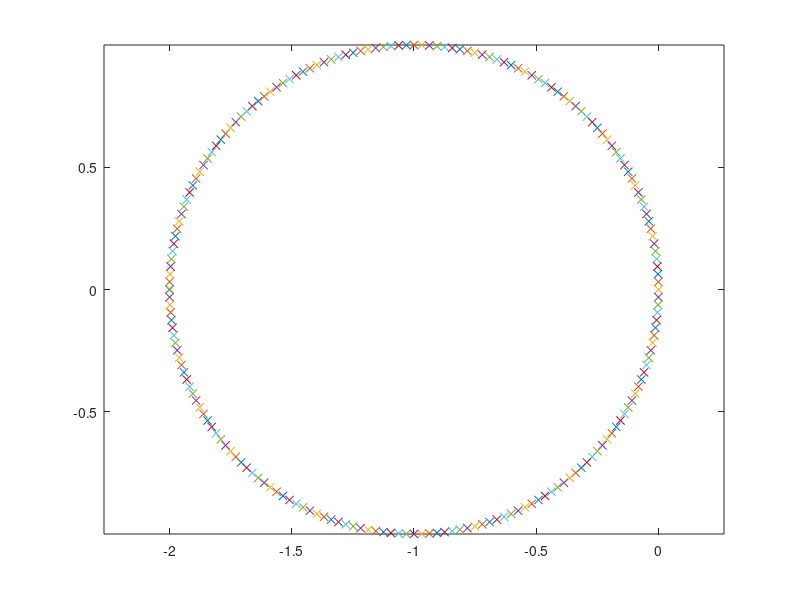
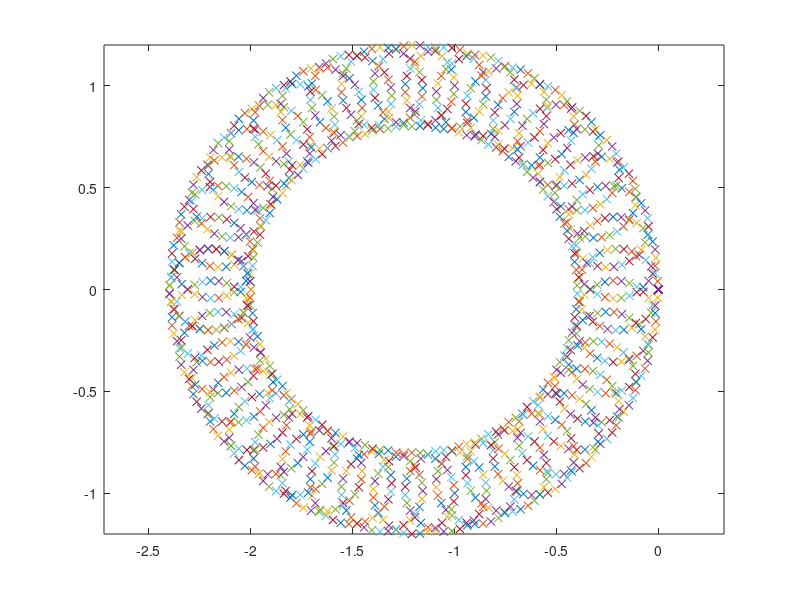

MATLAB code for these plots, in order: (Note: this script raises an error after producing the figures.)
clc
clear
close all


%%%%%%%%%%% 1D Wave Equation %%%%%%%%%%%%%%%
figure

a = 1.0;
dx = 1.0;
adis = 1.0;

for k=-pi:pi/100:pi
  ddx = 1i*sin(k*dx)/dx;
  d2dx = -(2-2*cos(k*dx))/dx^2;
  
  % du/dt = -(a du/dx -adis*|a|/2 d^2u/dx^2)
  rhs = -(a*ddx-adis*abs(a)/2*d2dx);
  
  [V,E] = eig(rhs);
  
  plot(real(E),imag(E),'x')
  hold on
end
axis equal





%% %%%%%%%%%%%%%%%%% 2D Wave Equation %%%%%%%%%%%%%%%%%%%
figure

ax = 1.0;
ay = 0.2;

dx = 1.0;
dy = 1.0;

y = 0:dy:30;
Ny = length(y);

adis = 1.0;

for k = -pi:pi/20:pi
  ddx = 1i*sin(k*dx)/dx;
  d2dx = -(2-2*cos(k*dx))/dx^2;
  
  % du/dt = -(ax du/dx -adis*|ax|/2 d^2u/dx^2 -(ay du/dy -adis*|ay|/2 d^2u/dy^2 )
  % (u_{j+1} - u_{j-1})/(2*dy) + adis|ay|/2 (u_{j+1}-2u_{j}+u_{j-1})/dy^2
  rhsp1 = -ay/(2*dy) + (adis*abs(ay)/2)/dy^2;
  rhs = -(ax*ddx-adis*abs(ax)/2*d2dx) - 2*(adis*abs(ay)/2)/dy^2;
  rhsm1 = ay/(2*dy) + (adis*abs(ay)/2)/dy^2;
  Mat = diag(rhs*ones(1,Ny)) + diag(rhsp1*ones(1,Ny-1),1) + diag(rhsm1*ones(1,Ny-1),-1);
  
  % Periodic BC's
  Mat(1,end) = rhsm1;
  Mat(end,1) = rhsp1;
  
  [V,E] = eig(Mat);
  
  plot(real(E),imag(E),'x')
  hold on
end
axis equal





%% %%%%%%%%%%%%%% 1D Euler Equations %%%%%%%%%%%%%%%%%%%%
figure

dx = 1.0;
adis = 1.0;

syms w1 w2 w3 ws gam real
F = [w2;
     w2^2/w1+(gam-1)*(w3-1/2*w2^2/w1);
     w2/w1*(w3+(gam-1)*(w3-1/2*w2^2/w1))];
J = jacobian(F,[w1,w2,w3]);
syms rho u c
A = subs(J,[w1,w2,w3],[rho,rho*u,rho*(c^2/(gam*(gam-1))+1/2*u^2)]);
A = simplify(A);
[V,E] = eig(A);

gam = 1.4;
P0 = 1.015e5; % Pa
T0 = 300; % K
Rbar = 8314; % j/(kmol K)
MW = 28.9;
R = Rbar/MW;
c = sqrt(gam*R*T0);
rho = P0/(R*T0);
e0 = R*T0/(gam-1);
u = 0.1*c;

A = double(subs(A));
V = double(subs(V));
E = double(subs(E));

absA = V*abs(E)*inv(V);


for k=-pi:pi/100:pi
  ddx = 1i*sin(k*dx)/dx;
  d2dx = -(2-2*cos(k*dx))/dx^2;
  
  % du/dt = -(a du/dx -adis*|a|/2 d^2u/dx^2)
  rhs = -(A*ddx-adis*absA/2*d2dx);
  
  [V,E] = eig(rhs);
  
  plot(real(E),imag(E),'x')
  hold on
end
title('1D Euler Eigenvalues')
xlabel('Re')
ylabel('Im')
axis equal






%% %%%%%%%%%%%%%% 2D Euler Equations %%%%%%%%%%%%%%%%%%%%%%
% Conservative variable w = rho, rho u, rho v, rho E
figure

syms w1 w2 w3 w4 positive;
syms gam positive;
e = [w2;
     w2^2/w1+(gam-1)*(w4-1/2*(w2^2+w3^2)/w1);
     w2*w3/w1;
     w2/w1*(w4+(gam-1)*(w4-1/2*(w2^2+w3^2)/w1))];
f = [w3;
     w2*w3/w1;
     w3^2/w1+(gam-1)*(w4-1/2*(w2^2+w3^2)/w1);
     w3/w1*(w4+(gam-1)*(w4-1/2*(w2^2+w3^2)/w1))];
 
numVar = length(e);

Ae = jacobian(e,[w1,w2,w3,w4]);
Af = jacobian(f,[w1,w2,w3,w4]);
syms rho u v gam c positive
Ae = subs(Ae,{w1,w2,w3,w4},{rho,rho*u,rho*v,rho*(c^2/(gam*(gam-1)) +1/2*(u^2+v^2))});
Af = subs(Af,{w1,w2,w3,w4},{rho,rho*u,rho*v,rho*(c^2/(gam*(gam-1)) +1/2*(u^2+v^2))});

[Ve,Ee] = eig(Ae);
[Vf,Ef] = eig(Af);

gam = 1.4;
P0 = 1.015e5; % Pa
T0 = 300; % K
Rbar = 8314; % j/(kmol K)
MW = 28.9;
R = Rbar/MW;
c = sqrt(gam*R*T0);
rho = P0/(R*T0);
e0 = R*T0/(gam-1);
u = 4*c;
v = -0.7*c;

Ae = double(subs(Ae));
Ve = double(subs(Ve));
Ee = double(subs(Ee));
Af = double(subs(Af));
Vf = double(subs(Vf));
Ef = double(subs(Ef));

absAe = Ve*abs(Ee)*inv(Ve);
absAf = Vf*abs(Ef)*inv(Vf);

dx = 1.0;
dy = .5;
y = 0:dy:10;
Ny = length(y);
adis = 1.0;

% for k = pi/30
for k = -pi:pi/30:pi

  ddx = 1i*sin(k*dx)/dx;
  d2dx = -(2-2*cos(k*dx))/dx^2;
  
  % du/dt = -(ax du/dx -adis*|ax|/2 d^2u/dx^2) -(ay du/dy -adis*|ay|/2 d^2u/dy^2 )
  % (u_{j+1} - u_{j-1})/(2*dy) + adis|ay|/2 (u_{j+1}-2u_{j}+u_{j-1})/dy^2
  
  rhsp1 = -Af/(2*dy) + (adis*absAf/2)/dy^2;
  rhs = -(Ae*ddx-adis*absAe/2*d2dx) - 2*(adis*absAf/2)/dy^2;
  rhsm1 = Af/(2*dy) + (adis*absAf/2)/dy^2;
  
  Mat = full(blktridiag(rhs,rhsm1,rhsp1,Ny));
  
  % Periodic BC's
  Mat(1:numVar,end-numVar+1:end) = rhsm1;
  Mat(end-numVar+1:end,1:numVar) = rhsp1;
  
  [V,E] = eig(Mat);
  
  plot(real(E),imag(E),'x')
  hold on
end
title('2D Euler Eigenvalues')
xlabel('Re')
ylabel('Im')
axis equal






%% %%%%%%%%%%%%%% 2D Euler Equations With Shock On Top Boundary %%%%%%%%%%%%%%%%%%%%%%
% Conservative variable w = rho, rho u, rho v, rho E
clear
figure

syms w1 w2 w3 w4 positive;
syms gam positive;
e = [w2;
     w2^2/w1+(gam-1)*(w4-1/2*(w2^2+w3^2)/w1);
     w2*w3/w1;
     w2/w1*(w4+(gam-1)*(w4-1/2*(w2^2+w3^2)/w1))];
f = [w3;
     w2*w3/w1;
     w3^2/w1+(gam-1)*(w4-1/2*(w2^2+w3^2)/w1);
     w3/w1*(w4+(gam-1)*(w4-1/2*(w2^2+w3^2)/w1))];
w = [w1; w2; w3; w4];
 
numVar = length(e);

Ae = jacobian(e,[w1,w2,w3,w4]);
Af = jacobian(f,[w1,w2,w3,w4]);
syms rho1 u v gam c1 positive
Ae = subs(Ae,{w1,w2,w3,w4},{rho1,rho1*u,rho1*v,rho1*(c1^2/(gam*(gam-1)) +1/2*(u^2+v^2))});
Af = subs(Af,{w1,w2,w3,w4},{rho1,rho1*u,rho1*v,rho1*(c1^2/(gam*(gam-1)) +1/2*(u^2+v^2))});
w = subs(w,{w1,w2,w3,w4},{rho1,rho1*u,rho1*v,rho1*(c1^2/(gam*(gam-1)) +1/2*(u^2+v^2))});
eEval = subs(e,{w1,w2,w3,w4},{rho1,rho1*u,rho1*v,rho1*(c1^2/(gam*(gam-1)) +1/2*(u^2+v^2))});

[Ve,Ee] = eig(Ae);
[Vf,Ef] = eig(Af);

gam = 1.4;
MW = 28.9;
Rbar = 8314; % j/(kmol K)
R = Rbar/MW;

% upstream properties
Ms = 2;
P0 = 1.197e3; % Pa
T0 = 250; % K
rho0 = P0/(R*T0);
e0 = R*T0/(gam-1);
c0 = sqrt(gam*R*T0);

% downstream properties
P1 = P0*(2*gam*Ms^2-(gam-1))/(gam+1);
T1 = T0*((2*gam*Ms^2 - (gam-1)) * ((gam-1)*Ms^2+2) / ((gam+1)^2*Ms^2));
rho1 = P1/(R*T1);
e1 = R*T1/(gam-1);
c1 = sqrt(gam*R*T1);

% downstream velocities
u = c1 * 4;
v = c1 * -0.7;

Ae = double(subs(Ae));
Ve = double(subs(Ve));
Ee = double(subs(Ee));
Af = double(subs(Af));
Vf = double(subs(Vf));
Ef = double(subs(Ef));
w = double(subs(w));
eEval = double(subs(eEval));

absAe = Ve*abs(Ee)*inv(Ve);
absAf = Vf*abs(Ef)*inv(Vf);

dx = 1.0;
dy = 0.5;
y = 0:dy:10;
Ny = length(y);
adis = 1.0;

% 0 for central diff or 1 for upwind
FDswitch = 1;

% for k = -pi/30:pi/15:pi/30
for k = -pi:pi/20:pi
    
    ddx = 1i*sin(k*dx)/dx;
    d2dx = -(2-2*cos(k*dx))/dx^2;

    % du/dt = -(ax du/dx -adis*|ax|/2 d^2u/dx^2) -(ay du/dy -adis*|ay|/2 d^2u/dy^2 )
    % (u_{j+1} - u_{j-1})/(2*dy) + adis|ay|/2 (u_{j+1}-2u_{j}+u_{j-1})/dy^2

    % interior
    rhsp1 = -Af/(2*dy) + (adis*absAf/2)/dy^2;
    rhs = -(Ae*ddx-adis*absAe/2*d2dx) - 2*(adis*absAf/2)/dy^2;
    rhsm1 = Af/(2*dy) + (adis*absAf/2)/dy^2;
    Mat = full(blktridiag(rhs,rhsm1,rhsp1,Ny));
    Mat(end-numVar+1:end,:) = 0; % zeros bottom entries for shock boundary

    % Moving shock BC on top
    wRHSM1 = 1/(4*dy)*(Af+absAf);
    wRHS = -1/2*(Ae*ddx-adis*absAe/2*d2dx) + 1/(4*dy)*(Af-absAf);
    %   rhsp1 = zeros(numVar);

    Mat(end-numVar+1:end,end-numVar+1:end) = wRHS;
    Mat(end-numVar+1:end,end-2*numVar+1:end-numVar) = wRHSM1;
    %   Mat(end-numVar+1:end,numVar+1:2*numVar) = wRHSP1;
    
    if FDswitch == 0
        % central difference
        ddx_y = 1i*sin(k*dx)/dx;
%         d2dx = -(2-2*cos(k*dx))/dx^2;
    elseif FDswitch == 1
        % upwind (backward difference)
        ddx_y = (1i*sin(k*dx) - cos(k*dx) + 1)/dx;
%         d2dx = (1i*(2*sin(k*dx)-sin(2*k*dx)) - 2*cos(k*dx)+cos(2*k*dx) + 1)/dx^2;
    end
    
    % for y'
    yRHS = -(eEval/dy+u*w/(2*dx*dy))*ddx_y;
    Mat((Ny-1)*numVar+1:Ny*numVar, Ny*numVar+1) = yRHS;
    Mat(Ny*numVar+1,Ny*numVar+1) = -u/dx*ddx_y;

    [V,E] = eig(Mat);

    plot(real(E),imag(E),'x')
    hold on
end
title('2D Euler With Shock Eigenvalues')
xlabel('Re')
ylabel('Im')
axis equal
grid on